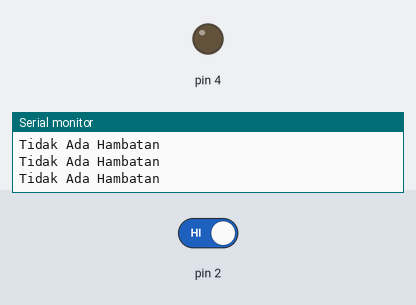
Bench run of a sketch on a simulated Arduino Uno, built with avr-gcc and run on an emulated ATmega328P. Shown: output pins drawn as LEDs (lit = HIGH), the last lines printed to the serial monitor. The inputs (shaded band) are chosen by the test bench; at power-on: pin 2 HIGH.

Above: at 1.2 s.
1.3 s: pin 2 driven LOW
At 2.0 s:
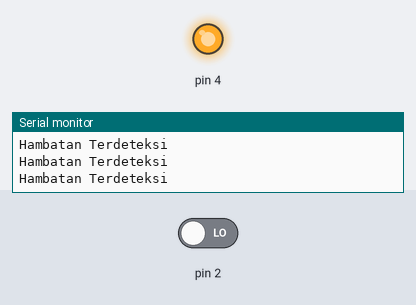
2.9 s: pin 2 driven HIGH
At 3.3 s:
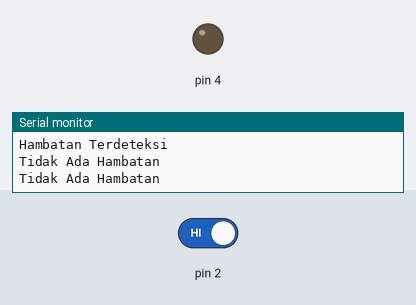
Timing chart, 0 to 5.9 s (numbered marks = the images above; inputs shaded):
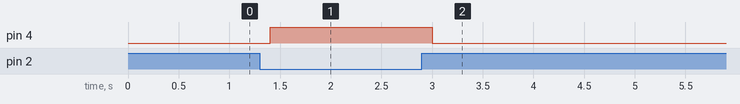

Measured:
- after the input at 1.3 s, pin 4: LOW → HIGH after 0.10 s
- after the input at 2.9 s, pin 4: HIGH → LOW after 0.10 s

The sketch:

Infrared.ino
```cpp
void setup(){

   pinMode (4, OUTPUT);
   pinMode (2, INPUT);
   Serial.begin(9600);
}
void loop() {

   int hasil = digitalRead(2);
   if (hasil == LOW) //buzzer on
   {
     Serial.println("Hambatan Terdeteksi");
     digitalWrite(4, HIGH);
   }
   if (hasil == HIGH ) //buzzer off
   {
     Serial.println ("Tidak Ada Hambatan");
     digitalWrite (4, LOW);
   }
   delay(200);
}
```
